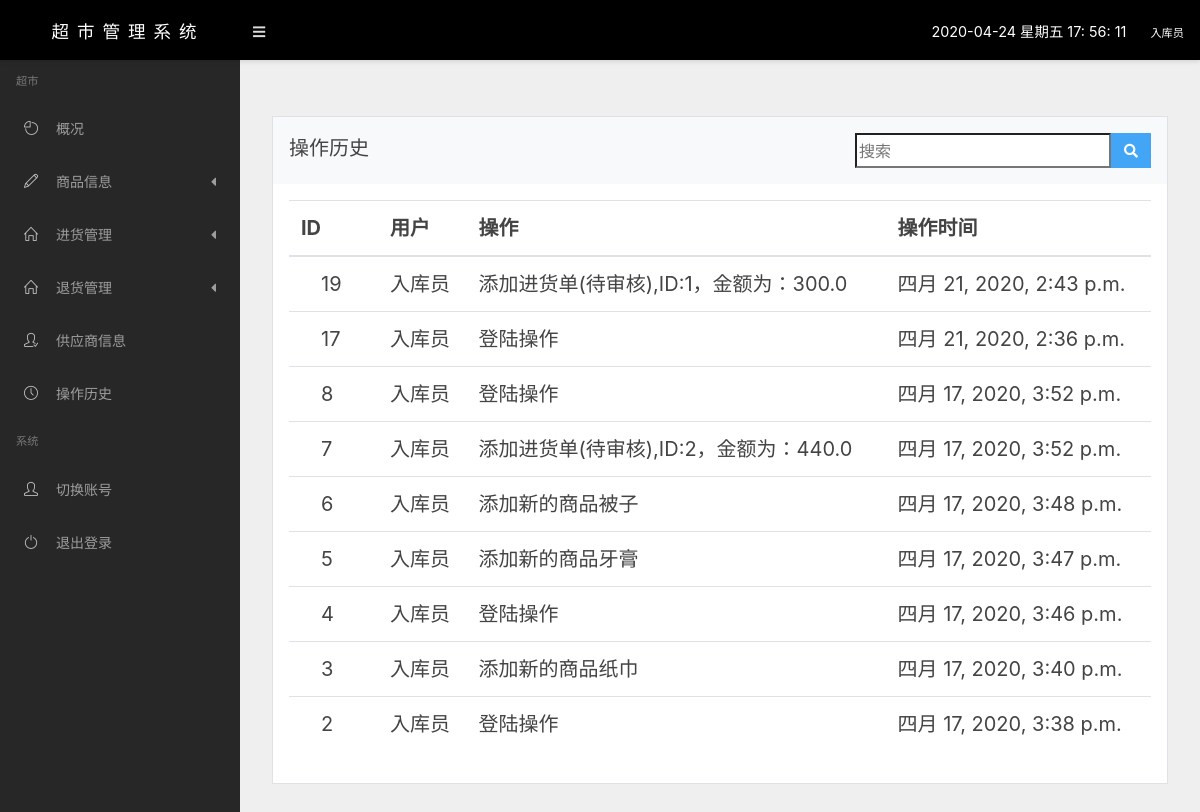
The page /history/ (signed in) on the database its author committed.
### app/models.py (models this page shows, shortened)
class Users(models.Model):
    stateChoice = (
        ('T', '同意登陆'),
        ('F', '拒绝登陆'),
    )
    identityChoice = (
        ('0', "财务"),
        ('1', "入库员"),
        ('2', "收银员")
    )
    id = models.AutoField(primary_key=True, max_length=100, verbose_name="ID")
    username = models.CharField(max_length=50, unique=True, verbose_name="账户")
    password = models.CharField(max_length=16, verbose_name="密码")
    nickname = models.CharField(max_length=30, verbose_name="昵称")
    phone = models.CharField(max_length=11, verbose_name="联系电话")
    state = models.CharField(verbose_name="是否允许登陆", choices=stateChoice, max_length=1, default="T")
    identity = models.CharField(verbose_name="身份", choices=identityChoice, max_length=1, default="2")
    createTime = models.DateTimeField(auto_now=True, verbose_name="创建时间")
    class Meta:
        verbose_name = "员工管理"
        verbose_name_plural = "员工管理"

class History(models.Model):
    id = models.AutoField(primary_key=True, max_length=100, verbose_name="ID")
    user = models.ForeignKey(Users, on_delete=models.CASCADE, verbose_name="操作人", null=True, blank=True)
    action = models.CharField(verbose_name="操作记录", max_length=200, default="-")
    createTime = models.DateTimeField(auto_now=True, verbose_name="操作时间")
    class Meta:
        verbose_name = "操作日志"
        verbose_name_plural = "操作日志"
        ordering = ["-id"]

### app/libs/identity_check.py (the view)
        def wra(req,*arg,**kwargs):
            identity = req.session.get('identity')
            if not identity:
                return redirect("/login/")
            if int(identity) not in group:
                return redirect("/login/")
            return func(req,*arg,**kwargs)

### app/libs/identity_check.py (called while the page is built)
def check(group):
    def decorator(func):
        def wra(req,*arg,**kwargs):
            identity = req.session.get('identity')
            if not identity:
                return redirect("/login/")
            if int(identity) not in group:
                return redirect("/login/")
            return func(req,*arg,**kwargs)
        return wra
    return decorator

### app/views.py (called while the page is built)
def get_user(request):
    id = request.session.get("id")
    user = Users.objects.get(id=int(id))
    return user

@check([0, 1, 2])
def history_page(request):
    id = request.GET.get("Search")
    user = get_user(request)
    history = History.objects.filter(user=user)
    if id:
        history = history.filter(id=int(id))
    return render(request, 'manage/hisotry.html', {"history": history})

### templates/manage/hisotry.html (shortened to what this page needs)
{% extends 'manage/base/base.html' %}
{% block content %}
    <div class="row mt-4">
        <div class="col-md-12">
                    <div class="card">
                        <div class="card-header bg-light">
                                操作历史
         <div class="w3l_search float-right">
    			<form action="/history/" method="get">
    				<input type="search" name="Search" style="Float:left;height:35px;font-size: 16px" placeholder="搜索" required="">
    				<button type="submit" class="btn btn-primary" style="Float:left;height:35px" aria-label="Left Align">
    					<i class="fa fa-search" aria-hidden="true"> </i>
    				</button>
    			</form>
		      </div>
                        </div>
                        <div class="card-body">
                            <div class="table-responsive">
                                <table class="table table-hover">
                                    <thead>
                                    <tr>
                                        <th>ID</th>
                                        <th>用户</th>
                                        <th>操作</th>
                                        <th>操作时间</th>
                                    </tr>
                                    </thead>
                                    <tbody style="height: 300px;overflow-y: auto">
                                    {% for g in history %}
                                    <tr>
                                        <td>
                                            <span>{{ g.id }}</span>
                                        </td>
                                        <td>{{ g.user.nickname }}</td>
                                        <td>{{ g.action }}</td>
                                        <td class="text-nowrap">{{ g.createTime }}</td>
                                    </tr>
                                    {% endfor %}
                                    </tbody>
                                </table>
                            </div>
                        </div>
                    </div>
                </div>
    </div>
{% endblock %}

### templates/manage/base/base.html (shortened to what this page needs)
<!doctype html>
<html lang="en">
<head>
    {% load staticfiles %}
    <link rel='stylesheet' href='/static/css/simple-line-icons.css'>
    <link rel='stylesheet' href='/static/css/fontawesome-all.min.css'>
    <link rel='stylesheet' href='/static/css/styles.css'>
    {% block css %}
        <link rel='stylesheet' href='/static/css/styles2.css'>
    {% endblock %}
</head>
<body class="sidebar-fixed header-fixed">
<div class="page-wrapper">
        <nav class="navbar page-header">
        <a class="navbar-brand" href="#">
            <span class="navbar-brand b_span">
                超市管理系统
            </span>
        </a>
        <a href="#" class="btn btn-link sidebar-toggle d-md-down-none">
            <i class="fa fa-bars"></i>
        </a>
            <ul class="navbar-nav ml-auto">
                <li class="nav-item d-md-down-none">
                    <span class="time" style="font-size: .900rem; color: #fff; margin-right: 20px"></span>
                </li>
                    <a class="nav-link" href="#">
                        <span class="small ml-1 d-md-down-none" style="color: #fff">{{ request.session.nickName }}</span>
                    </a>
            </ul>
        </nav>
    <div class="main-container">
        <div class="sidebar">
            <nav class="sidebar-nav">
                <ul class="nav">
                    <span class="nav-title">超市</span>
                    <li class="nav-item">
                        <a href="/goods/" class="nav-link">
                            <i class="icon icon-pie-chart"></i> 概况
                        </a>
                    </li>
                    <li class="nav-item nav-dropdown">
                        <a href="#" class="nav-link nav-dropdown-toggle">
                            <i class="icon icon-pencil"></i> 商品信息 <i class="fa fa-caret-left"></i>
                        </a>
                    </li>
                {% if request.session.identity == "1" or request.session.identity == "0" %}
                    <li class="nav-item nav-dropdown">
                        <a href="#" class="nav-link nav-dropdown-toggle">
                            <i class="icon icon-home"></i>
                            进货管理
                            <i class="fa fa-caret-left"></i>
                        </a>
                    </li>
                {% endif %}
                {% if request.session.identity == "1" or request.session.identity == "0" %}
                    <li class="nav-item nav-dropdown">
                        <a href="#" class="nav-link nav-dropdown-toggle">
                            <i class="icon icon-home"></i>
                            退货管理
                            <i class="fa fa-caret-left"></i>
                        </a>
                    </li>
                {% endif %}
                {% if request.session.identity == "1" or request.session.identity == "0" %}
                    <li class="nav-item">
                        <a href="/supplier/" class="nav-link">
                            <i class="icon icon-user-following"></i> 供应商信息
                        </a>
                    </li>
                {% endif %}
                    <li class="nav-item">
                        <a href="/history/" class="nav-link">
                            <i class="icon icon-clock"></i> 操作历史
                        </a>
                    </li>
                    <span class="nav-title">系统</span>
                    <li class="nav-item">
                        <a href="/login/" class="nav-link">
                            <i class="icon icon-user"></i>  切换账号
                        </a>
                    </li>
                    <li class="nav-item">
                        <a href="#" class="nav-link" onclick="window.location.href='/logout/'">
                            <i class="icon icon-power"></i> 退出登录
                        </a>
                    </li>
                </ul>
            </nav>
        </div>
        <div class="content">
            {% block content %}{% endblock %}
        </div>
    </div>
</div>
</body>
</html>

### app/static/css/styles2.css (style rules this page uses)
.b_span { text-align: center; color: #fff; font-family: 微软雅黑; letter-spacing: 8px; }
.content { font-size: 20px; float: left; margin-left: 20px; }
table { border-collapse:collapse; }
table td { border-top:solid 2px; border-color: RGB(230, 230, 230); border-collapse:inherit; }
table span { padding:0 20px; }
.content { position: relative; height: 100%; }

### rows shown on the page
Users: session.nickName "入库员"
History: id "19", user.nickname "入库员", action "添加进货单(待审核),ID:1，金额为：300.0", createTime "四月 21, 2020, 2:43 p.m."
History: id "17", user.nickname "入库员", action "登陆操作", createTime "四月 21, 2020, 2:36 p.m."
History: id "8", user.nickname "入库员", action "登陆操作", createTime "四月 17, 2020, 3:52 p.m."
History: id "7", user.nickname "入库员", action "添加进货单(待审核),ID:2，金额为：440.0", createTime "四月 17, 2020, 3:52 p.m."
History: id "6", user.nickname "入库员", action "添加新的商品被子", createTime "四月 17, 2020, 3:48 p.m."
History: id "5", user.nickname "入库员", action "添加新的商品牙膏", createTime "四月 17, 2020, 3:47 p.m."
History: id "4", user.nickname "入库员", action "登陆操作", createTime "四月 17, 2020, 3:46 p.m."
History: id "3", user.nickname "入库员", action "添加新的商品纸巾", createTime "四月 17, 2020, 3:40 p.m."
History: id "2", user.nickname "入库员", action "登陆操作", createTime "四月 17, 2020, 3:38 p.m."
